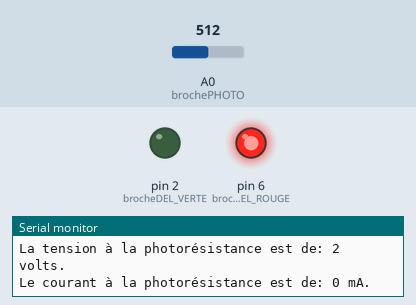
A sketch run on a simulated Arduino Uno, built with avr-gcc and run on an emulated ATmega328P. Parts: output pins drawn as LEDs (lit = HIGH), the last lines printed to the serial monitor. Inputs (shaded band) come from the test bench; at power-on: A0 (brochePHOTO) = 512.

Above: at 1.3 s.
1.4 s: A0 (brochePHOTO) set to 485
At 2.8 s:
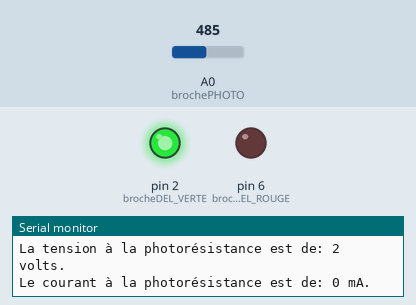
3.1 s: A0 (brochePHOTO) set to 511
At 4.4 s:
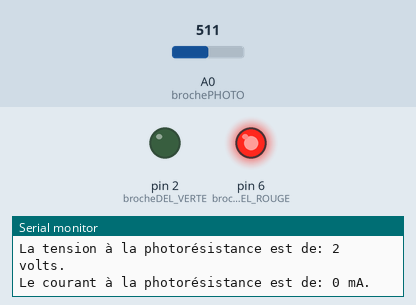
4.7 s: A0 (brochePHOTO) set to 306
At 5.2 s:
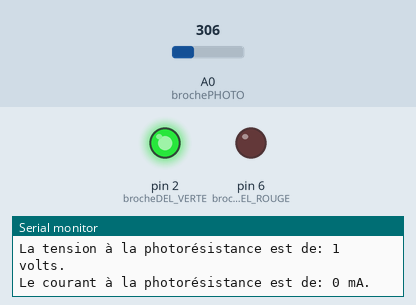
Timing chart, 0 to 7.7 s (numbered marks = the images above; inputs shaded):
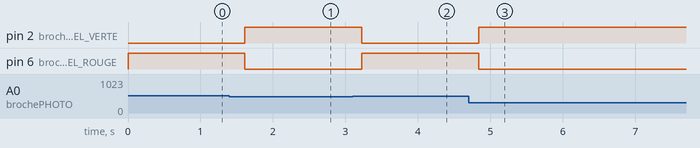

The sketch:

Etape3.ino
```cpp
// Étape 3

int brochePHOTO = A0;
int brocheDEL_ROUGE = 6;
int brocheDEL_VERTE = 2;
int forceLUMIERE;

void setup()
{
  // Broches en sortie pour la DEL
  pinMode(brocheDEL_ROUGE, OUTPUT);
  pinMode(brocheDEL_VERTE, OUTPUT);
  Serial.begin(9600);
}

int intensite = 0;
int DEL = 0;
int tension = 0;

void loop()
{
  forceLUMIERE = analogRead(brochePHOTO);

  // On produit une valeur pour la DEL
  DEL = map(forceLUMIERE, 64, 911, 0, 255);
  intensite = constrain(DEL, 0, 255);

  if ( intensite > 128 ) // on établit le seuil du changement à la moitié
  {
    digitalWrite( brocheDEL_VERTE, LOW  );
    digitalWrite( brocheDEL_ROUGE, HIGH );
  }
  else
  {
    digitalWrite( brocheDEL_ROUGE, LOW  );
    digitalWrite( brocheDEL_VERTE, HIGH );
  }

  tension = forceLUMIERE / 1023.0 * 5.0;

  // On affiche la tention
  Serial.print( "La tension à la photorésistance est de: " );
  Serial.print( tension );
  Serial.println( " volts." );

  // On affiche la tention
  Serial.print( "Le courant à la photorésistance est de: " );
  // ici on réétalonne la valeur de la broche analogique (donc de la photorésistance)
  // sur la plage 10000ohm (au minimum, de la résistance), à 2Mohm
  Serial.print( tension / map( forceLUMIERE, 0, 1023, 10000, 2000000 ) );
  Serial.println( " mA." );

  delay(500);
}
```

Measured:
- the behaviour switches between 493 and 492 on A0 (brochePHOTO) (found by bisection; images 0 and 1)
- after the input at 1.4 s, pin 2 (brocheDEL_VERTE): LOW → HIGH after 0.21 s; pin 6 (brocheDEL_ROUGE): HIGH → LOW after 0.21 s
- after the input at 3.1 s, pin 2 (brocheDEL_VERTE): HIGH → LOW after 0.13 s; pin 6 (brocheDEL_ROUGE): LOW → HIGH after 0.13 s
- after the input at 4.7 s, pin 2 (brocheDEL_VERTE): LOW → HIGH after 0.14 s; pin 6 (brocheDEL_ROUGE): HIGH → LOW after 0.14 s
